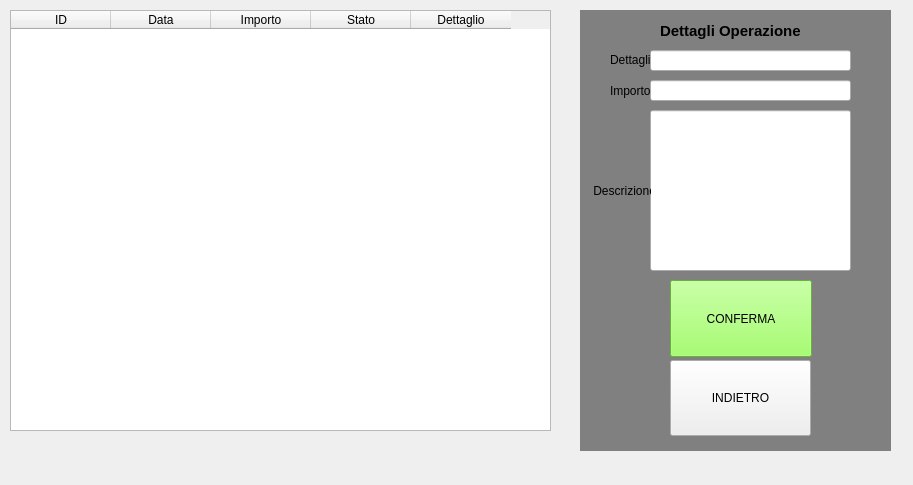
<?xml version="1.0" encoding="UTF-8"?>
<ui version="4.0">
 <class>Form</class>
 <widget class="QWidget" name="Form">
  <property name="geometry">
   <rect>
    <x>0</x>
    <y>0</y>
    <width>913</width>
    <height>485</height>
   </rect>
  </property>
  <property name="windowTitle">
   <string>Form</string>
  </property>
  <widget class="QLabel" name="dettagliOperazioneLabel">
   <property name="geometry">
    <rect>
     <x>660</x>
     <y>20</y>
     <width>161</width>
     <height>21</height>
    </rect>
   </property>
   <property name="font">
    <font>
     <pointsize>11</pointsize>
     <weight>75</weight>
     <bold>true</bold>
    </font>
   </property>
   <property name="text">
    <string>Dettagli Operazione</string>
   </property>
  </widget>
  <widget class="QLineEdit" name="lineEditDescrizione">
   <property name="geometry">
    <rect>
     <x>650</x>
     <y>110</y>
     <width>201</width>
     <height>161</height>
    </rect>
   </property>
  </widget>
  <widget class="QLabel" name="label_2">
   <property name="geometry">
    <rect>
     <x>610</x>
     <y>80</y>
     <width>41</width>
     <height>21</height>
    </rect>
   </property>
   <property name="text">
    <string>Importo</string>
   </property>
  </widget>
  <widget class="QLineEdit" name="lineEditImporto">
   <property name="geometry">
    <rect>
     <x>650</x>
     <y>80</y>
     <width>201</width>
     <height>21</height>
    </rect>
   </property>
  </widget>
  <widget class="QLabel" name="label_4">
   <property name="geometry">
    <rect>
     <x>590</x>
     <y>180</y>
     <width>61</width>
     <height>21</height>
    </rect>
   </property>
   <property name="text">
    <string> Descrizione</string>
   </property>
  </widget>
  <widget class="QLabel" name="backgroundLabel">
   <property name="geometry">
    <rect>
     <x>580</x>
     <y>10</y>
     <width>311</width>
     <height>441</height>
    </rect>
   </property>
   <property name="autoFillBackground">
    <bool>false</bool>
   </property>
   <property name="styleSheet">
    <string notr="true">background: light grey</string>
   </property>
   <property name="frameShape">
    <enum>QFrame::NoFrame</enum>
   </property>
   <property name="frameShadow">
    <enum>QFrame::Plain</enum>
   </property>
   <property name="text">
    <string/>
   </property>
  </widget>
  <widget class="QPushButton" name="confermaCreazioneButton">
   <property name="geometry">
    <rect>
     <x>670</x>
     <y>280</y>
     <width>142</width>
     <height>77</height>
    </rect>
   </property>
   <property name="sizePolicy">
    <sizepolicy hsizetype="Minimum" vsizetype="Preferred">
     <horstretch>0</horstretch>
     <verstretch>0</verstretch>
    </sizepolicy>
   </property>
   <property name="styleSheet">
    <string notr="true">background-color:rgb(140,255,70)</string>
   </property>
   <property name="text">
    <string>CONFERMA</string>
   </property>
  </widget>
  <widget class="QLabel" name="label">
   <property name="geometry">
    <rect>
     <x>610</x>
     <y>50</y>
     <width>41</width>
     <height>20</height>
    </rect>
   </property>
   <property name="text">
    <string>Dettagli</string>
   </property>
  </widget>
  <widget class="QTableWidget" name="tabellaPagamenti">
   <property name="geometry">
    <rect>
     <x>10</x>
     <y>10</y>
     <width>541</width>
     <height>421</height>
    </rect>
   </property>
   <property name="columnCount">
    <number>5</number>
   </property>
   <column>
    <property name="text">
     <string>ID</string>
    </property>
   </column>
   <column>
    <property name="text">
     <string>Data</string>
    </property>
   </column>
   <column>
    <property name="text">
     <string>Importo</string>
    </property>
   </column>
   <column>
    <property name="text">
     <string>Stato</string>
    </property>
   </column>
   <column>
    <property name="text">
     <string>Dettaglio</string>
    </property>
   </column>
  </widget>
  <widget class="QPushButton" name="backButton">
   <property name="geometry">
    <rect>
     <x>670</x>
     <y>360</y>
     <width>141</width>
     <height>76</height>
    </rect>
   </property>
   <property name="sizePolicy">
    <sizepolicy hsizetype="Minimum" vsizetype="Preferred">
     <horstretch>0</horstretch>
     <verstretch>0</verstretch>
    </sizepolicy>
   </property>
   <property name="styleSheet">
    <string notr="true"/>
   </property>
   <property name="text">
    <string>INDIETRO</string>
   </property>
  </widget>
  <widget class="QLineEdit" name="lineEditDettagli">
   <property name="geometry">
    <rect>
     <x>650</x>
     <y>50</y>
     <width>201</width>
     <height>21</height>
    </rect>
   </property>
  </widget>
  <zorder>backgroundLabel</zorder>
  <zorder>dettagliOperazioneLabel</zorder>
  <zorder>lineEditDescrizione</zorder>
  <zorder>label_2</zorder>
  <zorder>lineEditImporto</zorder>
  <zorder>label_4</zorder>
  <zorder>confermaCreazioneButton</zorder>
  <zorder>label</zorder>
  <zorder>tabellaPagamenti</zorder>
  <zorder>backButton</zorder>
  <zorder>lineEditDettagli</zorder>
 </widget>
 <resources/>
 <connections/>
</ui>
